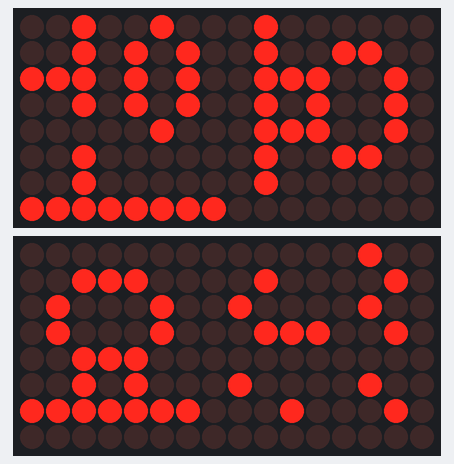
The sketch below on a simulated Arduino Uno, built with avr-gcc and run on an emulated ATmega328P. On the bench: 2 × 16×8 LED matrix.

Above: at 0.1 s.

The sketch:

sketch_apr5b.ino
```cpp
#include <LedControl.h>
LedControl lc = LedControl(5, 3, 2, 2);
LedControl rc = LedControl(7, 8, 9, 2);
byte thank[2][8] = {
  { 0X40, 0x4C, 0x72, 0x52, 0x72, 0x4C, 0X40, 0x00},
  { 0x24, 0x2A, 0xEA, 0x2A, 0x04, 0x20, 0x20, 0xFF}
};

byte you[2][8] = {
  { 0x04, 0x42, 0x84, 0x72, 0x00, 0x84, 0x22, 0x00},
  { 0x00, 0x38, 0x44, 0x44, 0x38, 0x28, 0xfe, 0x00}
};

void setup() {
  // put your setup code here, to run once:
  lc.shutdown(0, false);
  lc.shutdown(1, false);
  rc.shutdown(0, false);
  rc.shutdown(1, false);
  lc.setIntensity(0, 3);
  lc.setIntensity(1, 3);
  rc.setIntensity(0, 3);
  rc.setIntensity(1, 3);
  lc.clearDisplay(0);
  lc.clearDisplay(1);
  rc.clearDisplay(0);
  rc.clearDisplay(1);
}

void loop() {
  // put your main code here, to run repeatedly:
  for ( int i = 0 ; i < 2 ; i++) {
    display_dot_lc(thank[i], 1-i);
    display_dot_rc(you[i], 1-i);
  }
}

void display_dot_lc(byte *bt, int num) {
  for ( int  i = 0 ; i < 8 ; i++) {
    lc.setRow(num, i, *(bt+i));
  }
}

void display_dot_rc(byte *bt, int num) {
  for ( int i = 0 ; i < 8 ; i++) {
    rc.setRow(num, i, *(bt+i));
  }
}
```
